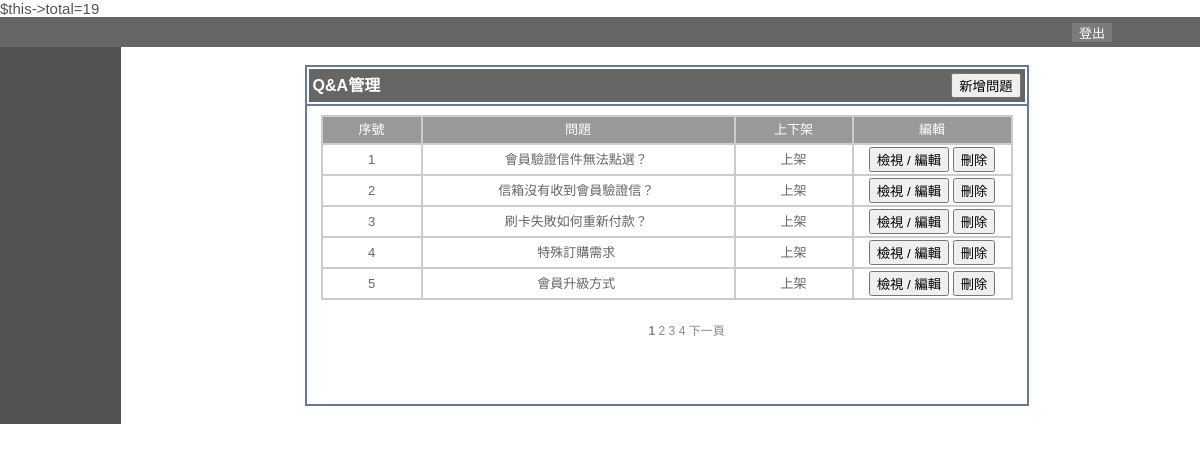
Page /admin/bg/qa/list.php on the committed database.
### tables this page shows
CREATE TABLE `qa` (
  `no` int(11) NOT NULL,
  `qa_code` varchar(32) NOT NULL,
  `uptime` datetime NOT NULL,
  `cat_id` varchar(11) NOT NULL,
  `question` text NOT NULL,
  `ans` text NOT NULL,
  `m_sort` int(11) NOT NULL,
  `ishow` int(2) NOT NULL
);

### admin/bg/qa/list.php (the view, shortened to what this page needs)
<?
require_once("../../include_pdo/config.inc.php");
require_once("../../include_pdo/function.php");
require_once("../../include_pdo/DBClass.php");
$page = ($_GET["page"] != "") ? $_GET["page"] : 1;
$pagesize = 5;
$sh_post = "";
$argument = "$sh_post";
$trace = 0;
$params = [];
$where = "";
$order = " ORDER BY no DESC";
$qaClass = new DBClass($pdo, 'qa', $page, $pagesize);
$qaList = $qaClass->getAdminList($where, $order, $trace, $params);
?>
<html>
<head>
  <link href="../style.css" rel="stylesheet" type="text/css" />
</head>
<body leftmargin="0" topmargin="0" marginwidth="0" marginheight="0">
  <table width="101%" border="0" cellspacing="0" cellpadding="0">
    <tr>
      <td colspan="2"><?php require_once("../header.php"); ?></td>
    </tr>
    <tr>
      <td width="10%" align="left" valign="top" bgcolor="#525252"><?php require_once("../menu.php"); ?></td>
      <td width="90%" valign="top">
        <br />
        <table width="724" border="1" align="center" cellpadding="2" cellspacing="0" bordercolor="#637A9C">
          <tr>
            <td width="716">
              <table width="100%" border="0" cellspacing="0" cellpadding="4">
                <tr>
                  <td class="tb_menu_title">Q&amp;A管理</td>
                  <td class="tb_menu_title" align="right"><input name="Submit" type="button" value="新增問題"
                      onClick="onAdd()" /></td>
                </tr>
              </table>
            </td>
          </tr>
          <tr>
            <td height="300" align="center" valign="top">
              <table width="93%">
                <tr>
                  <td valign="bottom"></td>
                </tr>
                <tr>
                  <td align="center" valign="top">
                    <form action="" method="post" name="form1" id="form1">
                      <table width="692" border="1" cellpadding="2" cellspacing="0" bordercolor="#CCCCCC">
                        <tr>
                          <td width="94" height="28" align="center" class="tb_list_title">序號</td>
                          <td width="307" align="center" class="tb_list_title">問題</td>
                          <td width="112" align="center" class="tb_list_title">上下架</td>
                          <td width="153" align="center" class="tb_list_title">編輯</td>
                        </tr>
                        <?
                        $no = ($page - 1) * $pagesize;
                        foreach ($qaList as $list_info) {
                          $no++;
                          ?>
                          <tr>
                            <td align="center" class="tb_list_info"><?php echo $no; ?></td>
                            <td align="center" class="tb_list_info"><?php echo $list_info['question']; ?>&nbsp;</td>
                            <td align="center" class="tb_list_info"><?php echo getIshow($list_info['ishow']); ?></td>
                            <td align="center" class="tb_list_info"><input name="Submit2" type="button" class="btn_text"
                                value="檢視 / 編輯" onClick="onEdit('<?= $list_info['qa_code']; ?>')" />
                              <input name="Submit2" type="button" class="btn_text" value="刪除"
                                onClick="onDel('<?= $list_info['qa_code']; ?>','<?= $list_info['question']; ?>')" />
                            </td>
                          </tr>
                        <? } ?>
                      </table>
                    </form>
                  </td>
                </tr>
                <tr>
                  <td height="20" align="center" class="page"><span class="wd_white_12">
                      <?php echo $qaClass->showPageMenu($argument) ?> </span></td>
                </tr>
              </table>
            </td>
          </tr>
        </table>
        <br />
      </td>
    </tr>
  </table>
</body>
</html>

### bg/include_pdo/function.php (shortened to what this page needs)
<?php
	function getIshow($value){
		if($value=="1"){
			echo"上架";
		}else{
			echo"下架";
		}
	}
?>

### admin/style.css (style rules this page uses)
body { font-family:'微軟正黑體',Arial,新細明體,sans-serif; margin:0px; color:#555555; font-size:15px; }
.tb_menu_title,.tb_menu_title a:link,.tb_menu_title a:hover,.tb_menu_title a:visited { font-size: 16px; line-height: 20px; color: #FFFFFF; background-color:#666666; font-weight: bold; text-decoration:none; }
.tb_list_title { font-size: 13px; text-align:center; line-height: 20px; color: #FFFFFF; background-color:#999999; }
.tb_list_info { font-size: 13px; text-align: center; line-height: 20px; background-color: #FFF; color: #666666; }
.page,.page a:link,.page a:visited { font-size:12px; color:#888888; }

### rows in the picture
qa: question "會員驗證信件無法點選？", ishow "上架"
qa: question "信箱沒有收到會員驗證信？", ishow "上架"
qa: question "刷卡失敗如何重新付款？", ishow "上架"
qa: question "特殊訂購需求", ishow "上架"
qa: question "會員升級方式", ishow "上架"

### other values in the picture
$this->total "19"
